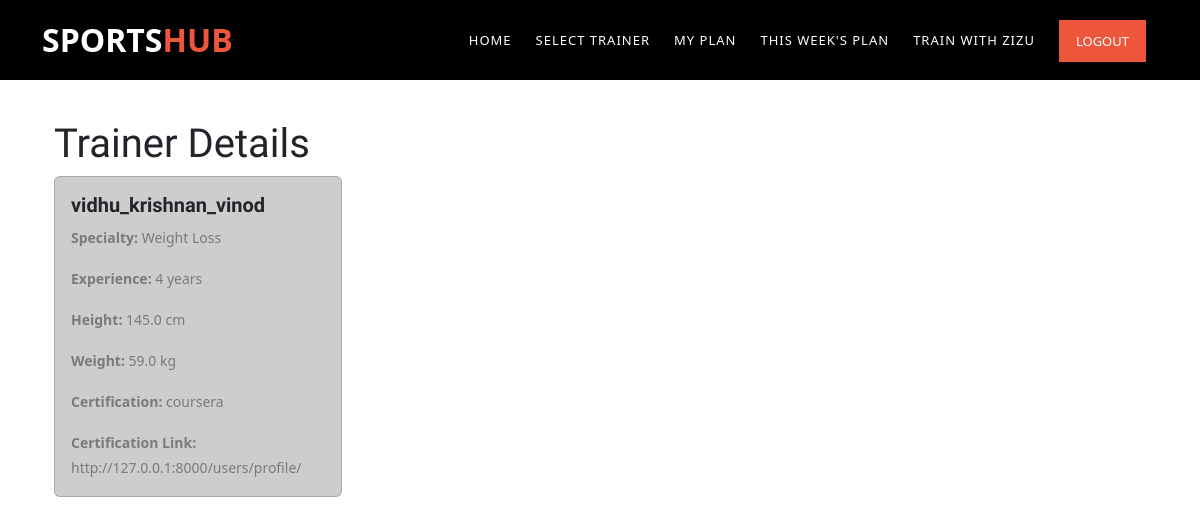
Page /members/select_trainer/ (signed in) on the committed database.
### Members/models.py (models this page shows, shortened)
class FitnessTrainer(models.Model):
    user = models.OneToOneField(CustomUser, on_delete=models.CASCADE)
    experience = models.IntegerField()
    certification = models.CharField(max_length=255, null=True, blank=True)
    training_goal = models.CharField(max_length=255)
    certification_link = models.CharField(max_length=255, blank=True, null=True)
    height = models.FloatField(blank=True, null=True)
    weight = models.FloatField(blank=True, null=True)

### users/models.py (models this page shows, shortened)
class CustomUser(AbstractBaseUser, PermissionsMixin):
    username = models.CharField(max_length=100, unique=True)
    email = models.EmailField(unique=True)
    first_name = models.CharField(max_length=100)
    last_name = models.CharField(max_length=100)
    role = models.CharField(max_length=20)  # Define roles (e.g., "FitnessUser", "FitnessTrainer", "SportsTrainer")
    description = models.TextField(blank=True, null=True)
    profile_picture = models.FileField(upload_to='profile_pics/', blank=True, null=True)
    address = models.TextField(blank=True, null=True)
    contact_number = models.CharField(max_length=15, blank=True, null=True)
    second_contact_number = models.CharField(max_length=15, blank=True, null=True)# Add the description field
    is_active = models.BooleanField(default=True)
    is_staff = models.BooleanField(default=False)
    objects = CustomUserManager()
    USERNAME_FIELD = 'email'
    REQUIRED_FIELDS = ['username']

### Members/views.py (the view, shortened to what this page needs)
# urls.py: path('select_trainer/', views.select_trainer, name='select_trainer'),
def select_trainer(request):
    existing_connection = TrainerUserConnection.objects.filter(
        fitness_user=request.user.fitnessuser,
        status='approved',  # Assuming 'approved' status indicates an active connection
    ).first()
    if existing_connection:
        connected_trainer = existing_connection.fitness_trainer
        return render(request, 'connected_trainer.html', {'connected_trainer': connected_trainer})

### Members/templates/connected_trainer.html (shortened to what this page needs)
{% extends "Navbar2.html" %}
{% block content %}
<div class="container mt-5">
    <h1>Trainer Details</h1>
    <div class="card" style="background-color: #cdcdcd;  width: 18rem;">
        <div class="card-body">
            <h5 class="card-title" style="font-size: 1.25rem; font-weight: bold;">{{ connected_trainer.user.username }}</h5>
            <p class="card-text"><strong>Specialty:</strong> {{ connected_trainer.training_goal }}</p>
            <p class="card-text"><strong>Experience:</strong> {{ connected_trainer.experience }} years</p>
            <p class="card-text"><strong>Height:</strong> {{ connected_trainer.height }} cm</p>
            <p class="card-text"><strong>Weight:</strong> {{ connected_trainer.weight }} kg</p>
            <p class="card-text"><strong>Certification:</strong> {{ connected_trainer.certification }}</p>
            <p class="card-text"><strong>Certification Link:</strong> {{ connected_trainer.certification_link }}</p>
        </div>
    </div>
</div>
{% endblock %}

### static/assets/css/templatemo-training-studio.css (style rules this page uses)
html, body, div, span, applet, object, iframe, h1, h2, h3, h4, h5, h6, p, blockquote, div pre, a, abbr, acronym, address, big, cite, code, del, dfn, em, font, img, ins, kbd, q, s, samp, small, strike, strong, sub, sup, tt, var, b, u, i, center, dl, dt, dd, ol, ul, li, figure, header, nav, section, article, aside, footer, figcaption { margin: 0; padding: 0; border: 0; outline: 0; }
* { box-sizing: border-box; }
html, body { font-family: 'Poppins', sans-serif; font-weight: 400; background-color: #fff; font-size: 16px; -ms-text-size-adjust: 100%; -webkit-font-smoothing: antialiased; -moz-osx-font-smoothing: grayscale; }
h1, h2, h3, h4, h5, h6 { margin-top: 0px; margin-bottom: 0px; }
p { font-size: 14px; line-height: 25px; color: #7a7a7a; }
html, body { background: #fff; font-family: 'Poppins', sans-serif; }

### static/css/style.css (style rules this page uses)
html { overflow-x: hidden; }
h1, h2, h3, h4, h5, .h1, .h2, .h3, .h4, .h5 { font-family: "Muli", -apple-system, BlinkMacSystemFont, "Segoe UI", Roboto, "Helvetica Neue", Arial, sans-serif, "Apple Color Emoji", "Segoe UI Emoji", "Segoe UI Symbol", "Noto Color Emoji"; color: #000; }

### rows in the picture
FitnessTrainer: user.username "vidhu_krishnan_vinod", training_goal "Weight Loss", experience "4", height "145.0", weight "59.0", certification "coursera", certification_link "http://127.0.0.1:8000/users/profile/"
